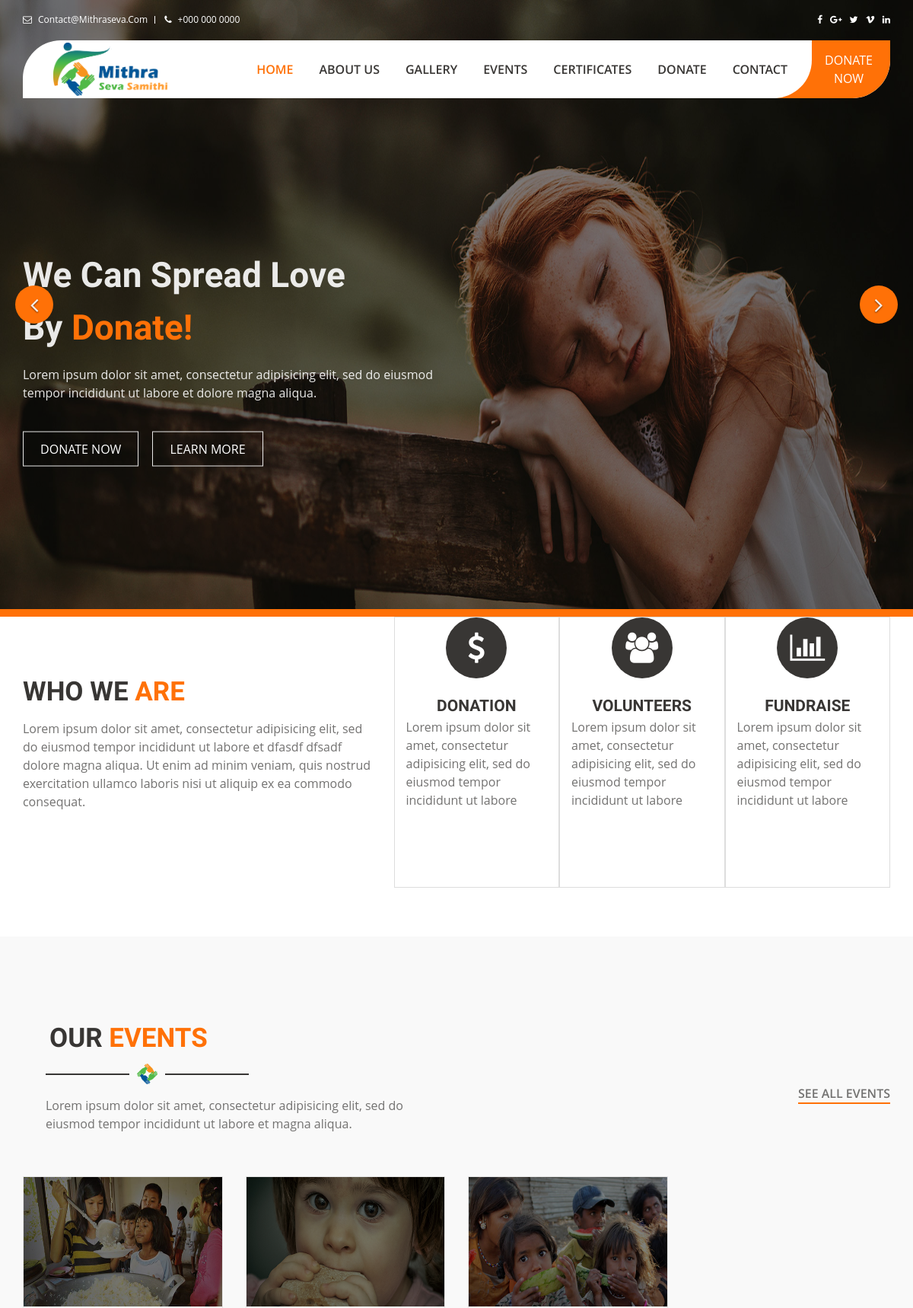
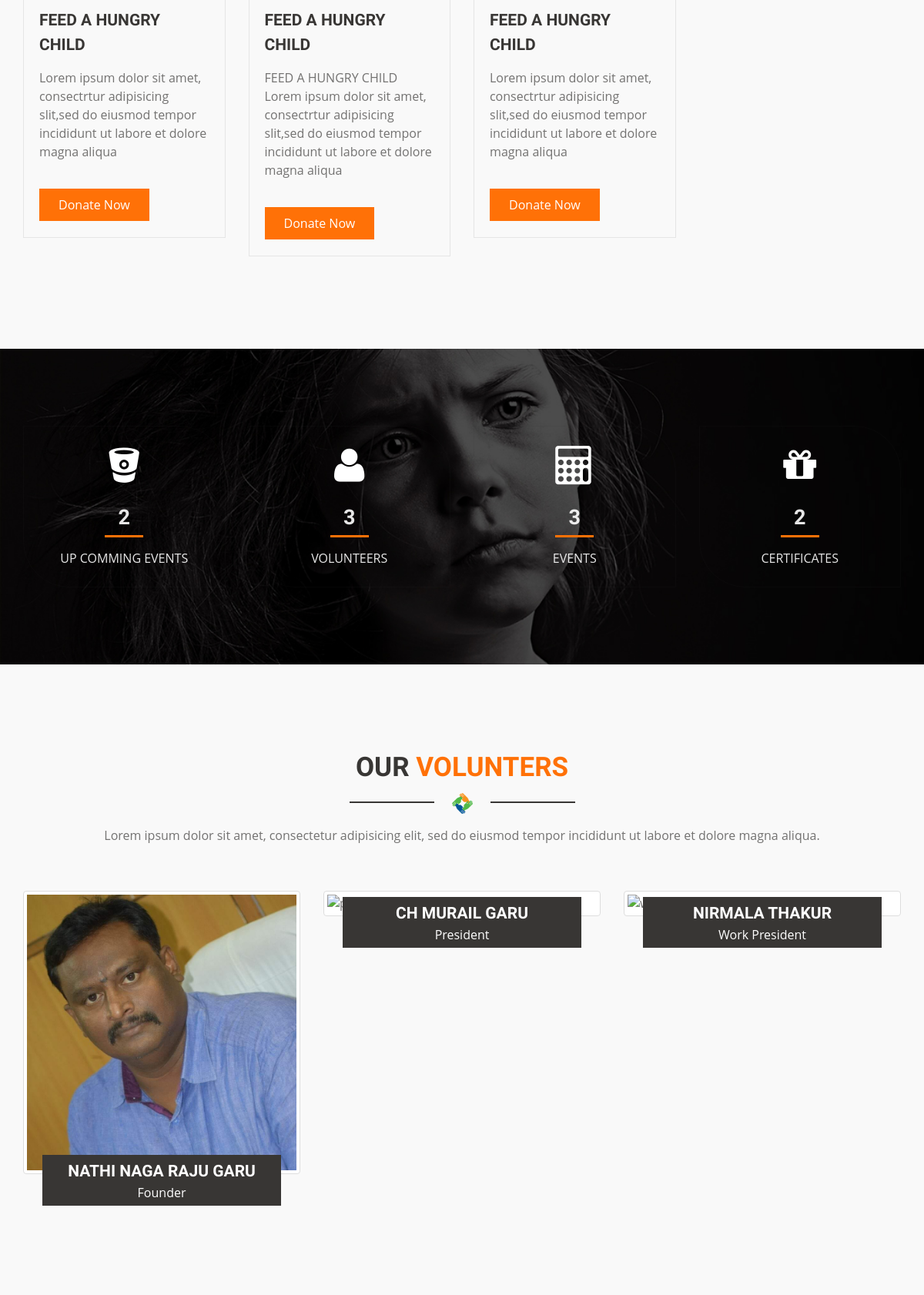
The page / (upper part) on the database its author committed (2 pictures, top to bottom).
### tables this page shows
CREATE TABLE `events` (
  `e_id` int(11) NOT NULL AUTO_INCREMENT,
  `title` text,
  `description` text,
  `date` varchar(250) DEFAULT NULL,
  `address` text,
  `type` varchar(250) DEFAULT NULL,
  `image` varchar(250) DEFAULT NULL,
  `org_image` varchar(250) DEFAULT NULL,
  `status` int(11) DEFAULT '1',
  `create_at` datetime DEFAULT NULL,
  `update_at` datetime DEFAULT NULL,
  `create_by` int(11) DEFAULT NULL,
  PRIMARY KEY (`e_id`)
);

CREATE TABLE `volunteers` (
  `v_id` int(11) NOT NULL AUTO_INCREMENT,
  `name` text,
  `category` varchar(250) DEFAULT NULL,
  `image` varchar(250) DEFAULT NULL,
  `org_image` varchar(250) DEFAULT NULL,
  `status` int(11) DEFAULT NULL,
  `create_at` datetime DEFAULT NULL,
  `update_at` datetime DEFAULT NULL,
  `create_by` int(11) DEFAULT NULL,
  PRIMARY KEY (`v_id`)
);

### application/controllers/User.php (called while the page is built, shortened)
<?php
class User extends Front_end {
	public function __construct()
	{
		$this->load->helper(array('form', 'url'));
		$this->load->library('form_validation');
		$this->load->library('session');
		$this->load->library('email');
		$this->load->library('user_agent');
		$this->load->helper('directory');
		$this->load->helper('cookie');
		$this->load->helper('security');
		$this->load->model('Users_model');
	}
	public function index(){
		if(!$this->session->userdata('mss_details'))
			{
				$data['certificates_list']=$this->Users_model->get_certificates_list();
				$data['event_list']=$this->Users_model->get_event_list();
				$data['upcoming_event_list']=$this->Users_model->get_upcoming_event_list();
				$data['volunters_list']=$this->Users_model->get_volunters_list();
				$data['gallery_list']=$this->Users_model->get_gallery_list();
				$data['about_talk']=$this->Users_model->get_about_talk_list();
				$data['blogs_list']=$this->Users_model->get_blogs_listt();
				$this->load->view('html/index',$data);
				$this->load->view('html/footer');
			}else{
				redirect('dashboard');
			}
	}
}

### index.php (called while the page is built, shortened)
<?php
require_once BASEPATH.'core/CodeIgniter.php';

### application/models/Users_model.php (called while the page is built, shortened)
<?php if ( ! defined('BASEPATH')) exit('No direct script access allowed');
class Users_model extends CI_Model
{
	public  function get_event_list(){
		$this->db->select('*')->from('events');
		$this->db->where('status',1);
		$this->db->order_by('e_id','desc');
		return $this->db->get()->result_array();
	}
	public  function get_volunters_list(){
		$this->db->select('*')->from('volunteers');
		$this->db->where('status',1);
		$this->db->order_by('v_id','asc');
		return $this->db->get()->result_array();
	}
	public  function get_gallery_list(){
		$this->db->select('*')->from('gallery');
		$this->db->where('status',1);
		$this->db->order_by('g_id','desc');
		return $this->db->get()->result_array();
	}
	public  function get_about_talk_list(){
		$this->db->select('*')->from('talkaboutuss');
		$this->db->where('status',1);
		$this->db->order_by('a_id','desc');
		return $this->db->get()->result_array();
	}
	public  function get_blogs_listt(){
		$this->db->select('*')->from('blogs');
		$this->db->where('status',1);
		$this->db->order_by('b_id','desc');
		return $this->db->get()->result_array();
	}
	public  function get_upcoming_event_list(){
		$this->db->select('*')->from('events');
		$this->db->where('status',1);
		$this->db->where('type','Upcoming');
		$this->db->order_by('e_id','desc');
		return $this->db->get()->result_array();
	}
	public  function get_certificates_list(){
		$this->db->select('*')->from('certificates');
		$this->db->where('status',1);
		$this->db->order_by('c_id','asc');
		return $this->db->get()->result_array();
	}
}

### application/views/html/index.php (the view, shortened to what this page needs)
    <section class="banner-section">
        <div class="slider-option">
            <div id="slider" class="carousel slide wow fadeInDown" data-ride="carousel">
                    <div class="carousel-inner" role="listbox">
                        <div class=" item ">
                            <div class="slider-item">
                                <img src="<?php echo base_url(); ?>assets/vendor/images/background/2.jpg" alt="slider">
                                <div class="slider-content-area">
                                    <div class="container">
                                        <div class="slider-content">
                                            <h1>we can spread love <br> by <span>donate!</span></h1>
                                            <p>Lorem ipsum dolor sit amet, consectetur adipisicing elit, sed do eiusmod tempor incididunt ut labore et dolore magna aliqua.</p>
                                            <div class="slider-btn">
                                                <a href="#" >donate now</a>
                                                <a href="#">learn more</a>
                                            </div>
                                        </div>
                                    </div>
                                </div>
                            </div>
                        </div>
                    </div>
                    <a class="left carousel-control" href="#slider" role="button" data-slide="prev">
                        <span class="fa fa-angle-left" aria-hidden="true"></span>
                    </a>
                    <a class="right carousel-control" href="#slider" role="button" data-slide="next">
                        <span class="fa fa-angle-right" aria-hidden="true"></span>
                    </a>
                </div>
            </div>
    </section>
    <section class="who-section section-padding2 section-bg-clr">
        <div class="container">
            <div class="row">
                <div class="col-md-5 col-sm-12">
                    <div class="who-content">
                        <h2>who we <span>are</span></h2>
                        <P>Lorem ipsum dolor sit amet, consectetur adipisicing elit, sed do eiusmod tempor incididunt ut labore et dfasdf dfsadf dolore magna aliqua. Ut enim ad minim veniam, quis nostrud exercitation ullamco laboris nisi ut aliquip ex ea commodo consequat.</P>
                    </div>
                </div>
                <div class="col-md-7 col-sm-12">
                    <div class="who-list col-md-4">
                        <div class="who-thumb">
                            <i class="fa fa-usd" aria-hidden="true"></i>
                        </div>
                        <div class="who-content">
                            <h4>donation</h4>
                            <p>Lorem ipsum dolor sit amet, consectetur adipisicing elit, sed do eiusmod tempor incididunt ut labore
                            </p>
                        </div>
                    </div>
                    <div class="who-list col-md-4">
                        <div class="who-thumb">
                            <i class="fa fa-users" aria-hidden="true"></i>
                        </div>
                        <div class="who-content">
                            <h4>volunteers</h4>
                            <p>Lorem ipsum dolor sit amet, consectetur adipisicing elit, sed do eiusmod tempor incididunt ut labore
                            </p>
                        </div>
                    </div>
                    <div class="who-list col-md-4">
                        <div class="who-thumb">
                            <i class="fa fa-bar-chart" aria-hidden="true"></i>
                        </div>
                        <div class="who-content">
                            <h4>fundraise</h4>
                             <p>Lorem ipsum dolor sit amet, consectetur adipisicing elit, sed do eiusmod tempor incididunt ut labore
                            </p>
                        </div>
                    </div>
                </div>
            </div>
        </div>
    </section>
    <?php if(isset($event_list) && count($event_list)>0){ ?>
    <section class="causes-section section-padding section-bg-clr1">
        <div class="container">
            <div class="row">
                <div class="col-md-12">
                    <div class="section-heading section-heading1">
                        <h2>Our <span>Events</span></h2>
                        <span>
                            <img src="<?php echo base_url(); ?>assets/vendor/images/icon.png" alt="icon">
                        </span>
                        <p>
                            Lorem ipsum dolor sit amet, consectetur adipisicing elit, sed do eiusmod tempor incididunt ut labore et  magna aliqua.
                        </p>
                        <a href="<?php echo base_url('events'); ?>">see all Events</a>
                    </div>
                </div>
            </div>
            <div class="row">
			<?php $cnt=1;foreach($event_list as $li){ ?>
			<?php if($cnt<=4){ ?>
                <div class="col-md-3 col-sm-6">
                    <div class="causes-list">
                        <div class="causes-thumb">
                            <img src="<?php echo base_url('assets/event/'.$li['image']); ?>" alt="<?php echo isset($li['org_image'])?$li['org_image']:''; ?>">
                        </div>
                        <div class="causes-content">
                            <div class="causes-text">
                                <h4><?php echo isset($li['title'])?$li['title']:''; ?></h4>
                                <p><?php echo isset($li['description'])?$li['description']:''; ?></p>
                                <a href="<?php echo base_url('donate'); ?>">donate now</a>
                            </div>
                        </div>
                    </div>
                </div>
			<?php } ?>
			<?php $cnt++;} ?>
            </div>
        </div>
    </section>
	<?php } ?>
    <section class="counter-section section-padding">
            <div class="container">
                <div class="row">
                    <div class="col-md-3 col-sm-6">
                        <div class="counter-list">
                            <div class="counter-thumb"><i class="fa fa-bitbucket" aria-hidden="true"></i></div>
                            <div class="counter-content">
                                <h3 class=""><?php echo isset($upcoming_event_list)?count($upcoming_event_list):''; ?></h3>
                                <p>Up Comming Events</p>
                            </div>
                        </div>
                    </div>
                    <div class="col-md-3 col-sm-6">
                        <div class="counter-list">
                            <div class="counter-thumb"><i class="fa fa-user" aria-hidden="true"></i></div>
                            <div class="counter-content">
                                <h3 class=""><?php echo isset($volunters_list)?count($volunters_list):''; ?></h3>
                                <p>volunteers</p>
                            </div>
                        </div>
                    </div>
                    <div class="col-md-3 col-sm-6">
                        <div class="counter-list">
                            <div class="counter-thumb"><i class="fa fa-calculator" aria-hidden="true"></i></div>
                            <div class="counter-content">
                                <h3 class=""><?php echo isset($event_list)?count($event_list):''; ?></h3>
                                <p>Events</p>
                            </div>
                        </div>
                    </div>
                    <div class="col-md-3 col-sm-6">
                        <div class="counter-list">
                            <div class="counter-thumb"><i class="fa fa-gift" aria-hidden="true"></i></div>
                            <div class="counter-content">
                                <h3 class=""><?php echo isset($certificates_list)?count($certificates_list):''; ?></h3>
                                <p>Certificates</p>
                            </div>
                        </div>
                    </div>
                </div>
            </div>
    </section>
<?php if(isset($volunters_list) && count($volunters_list)>0){ ?>
    <section class="volunters-section section-padding section-bg-clr1">
        <div class="container">
            <div class="row">
                <div class="col-md-12">
                    <div class="section-heading">
                        <h2>our <span>volunters</span></h2>
                        <span>
                            <img src="<?php echo base_url(); ?>assets/vendor/images/icon.png" alt="icon">
                        </span>
                        <p>
                            Lorem ipsum dolor sit amet, consectetur adipisicing elit, sed do eiusmod tempor incididunt ut labore et dolore magna aliqua.
                        </p>
                    </div>
                </div>
            </div>
            <div class="row">
			<?php foreach($volunters_list as $li){ ?>
                <div class="col-md-4 col-sm-6">
                    <div class="volunter-list">
                        <div class="volunter-thumb">
                            <img class="img-responsive img-thumbnail" src="<?php echo base_url('assets/volunteer/'.$li['image']); ?>" alt="<?php echo isset($li['org_image'])?$li['org_image']:''; ?>">
                        </div>
                        <div class="volunter-content">
                            <h4><?php echo isset($li['name'])?$li['name']:''; ?></h4>
                            <p><?php echo isset($li['category'])?$li['category']:''; ?></p>
                        </div>
                    </div>
                </div>
			<?php } ?>
            </div>
        </div>
    </section>
	<?php } ?>

### rows shown on the page
events: image (picture), title "FEED A HUNGRY CHILD", description "Lorem ipsum dolor sit amet, consectrtur adipisicing slit,sed do eiusmod tempor incididunt ut labore et dolore magna aliqua"
events: image (picture), title "FEED A HUNGRY CHILD", description "FEED A HUNGRY CHILD Lorem ipsum dolor sit amet, consectrtur adipisicing slit,sed do eiusmod tempor incididunt ut labore et dolore magna aliqua"
events: image (picture), title "FEED A HUNGRY CHILD", description "Lorem ipsum dolor sit amet, consectrtur adipisicing slit,sed do eiusmod tempor incididunt ut labore et dolore magna aliqua"
volunteers: image (picture), name "NATHI NAGA RAJU GARU", category "Founder"
volunteers: name "CH MURAIL GARU", category "President"
volunteers: name "NIRMALA THAKUR", category "Work President"

### other values the page prints
count($upcoming_event_list) "2"
count($volunters_list) "3"
count($event_list) "3"
count($certificates_list) "2"
